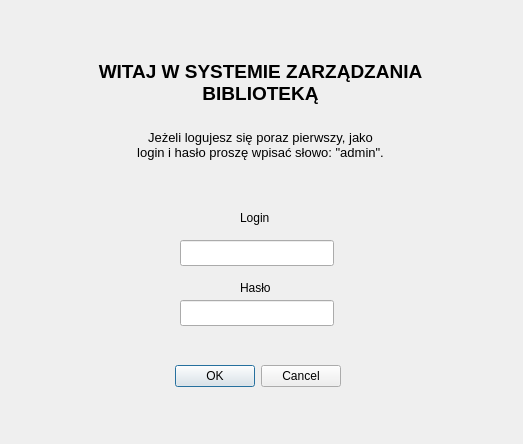
<?xml version="1.0" encoding="UTF-8"?>
<ui version="4.0">
 <class>login</class>
 <widget class="QDialog" name="login">
  <property name="geometry">
   <rect>
    <x>0</x>
    <y>0</y>
    <width>523</width>
    <height>444</height>
   </rect>
  </property>
  <property name="windowTitle">
   <string>Dialog</string>
  </property>
  <widget class="QDialogButtonBox" name="buttonBox">
   <property name="geometry">
    <rect>
     <x>140</x>
     <y>360</y>
     <width>201</width>
     <height>32</height>
    </rect>
   </property>
   <property name="orientation">
    <enum>Qt::Horizontal</enum>
   </property>
   <property name="standardButtons">
    <set>QDialogButtonBox::Cancel|QDialogButtonBox::Ok</set>
   </property>
  </widget>
  <widget class="QLineEdit" name="lineEdit">
   <property name="geometry">
    <rect>
     <x>180</x>
     <y>240</y>
     <width>154</width>
     <height>26</height>
    </rect>
   </property>
  </widget>
  <widget class="QLineEdit" name="lineEdit_2">
   <property name="geometry">
    <rect>
     <x>180</x>
     <y>300</y>
     <width>154</width>
     <height>26</height>
    </rect>
   </property>
   <property name="echoMode">
    <enum>QLineEdit::Password</enum>
   </property>
  </widget>
  <widget class="QLabel" name="label">
   <property name="geometry">
    <rect>
     <x>240</x>
     <y>210</y>
     <width>49</width>
     <height>16</height>
    </rect>
   </property>
   <property name="text">
    <string>Login</string>
   </property>
  </widget>
  <widget class="QLabel" name="label_2">
   <property name="geometry">
    <rect>
     <x>240</x>
     <y>280</y>
     <width>49</width>
     <height>16</height>
    </rect>
   </property>
   <property name="text">
    <string>Hasło</string>
   </property>
  </widget>
  <widget class="QLabel" name="label_3">
   <property name="geometry">
    <rect>
     <x>60</x>
     <y>10</y>
     <width>401</width>
     <height>201</height>
    </rect>
   </property>
   <property name="text">
    <string>&lt;html&gt;&lt;head/&gt;&lt;body&gt;&lt;p align=&quot;center&quot;&gt;&lt;span style=&quot; font-size:14pt; font-weight:700;&quot;&gt;WITAJ W SYSTEMIE ZARZĄDZANIA&lt;br/&gt;BIBLIOTEKĄ&lt;br/&gt;&lt;/span&gt;&lt;/p&gt;&lt;p align=&quot;center&quot;&gt;&lt;span style=&quot; font-size:10pt;&quot;&gt;Jeżeli logujesz się poraz pierwszy, jako &lt;br/&gt;login i hasło proszę wpisać słowo: &amp;quot;admin&amp;quot;.&lt;/span&gt;&lt;/p&gt;&lt;/body&gt;&lt;/html&gt;</string>
   </property>
  </widget>
 </widget>
 <resources/>
 <connections>
  <connection>
   <sender>buttonBox</sender>
   <signal>accepted()</signal>
   <receiver>login</receiver>
   <slot>accept()</slot>
   <hints>
    <hint type="sourcelabel">
     <x>248</x>
     <y>254</y>
    </hint>
    <hint type="destinationlabel">
     <x>157</x>
     <y>274</y>
    </hint>
   </hints>
  </connection>
  <connection>
   <sender>buttonBox</sender>
   <signal>rejected()</signal>
   <receiver>login</receiver>
   <slot>reject()</slot>
   <hints>
    <hint type="sourcelabel">
     <x>316</x>
     <y>260</y>
    </hint>
    <hint type="destinationlabel">
     <x>286</x>
     <y>274</y>
    </hint>
   </hints>
  </connection>
 </connections>
</ui>
